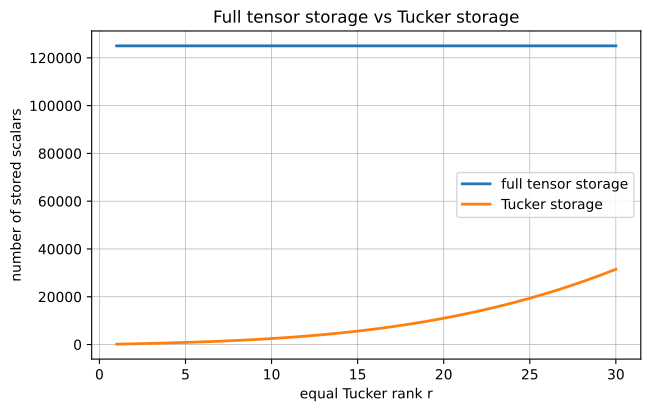

Here is the Python script that generated this plot:
from __future__ import annotations

import os
from pathlib import Path

os.environ.setdefault("MPLCONFIGDIR", str(Path(__file__).resolve().parent / ".matplotlib-cache"))

import matplotlib
matplotlib.use("Agg")
import matplotlib.pyplot as plt
import numpy as np


def main() -> None:
    n1, n2, n3 = 50, 50, 50
    ranks = np.arange(1, 31)
    full_storage = np.full_like(ranks, n1 * n2 * n3)
    tucker_storage = ranks * (n1 + n2 + n3) + ranks ** 3

    fig, axis = plt.subplots(figsize=(6.4, 4.0), constrained_layout=True)
    axis.plot(ranks, full_storage, label="full tensor storage", linewidth=2)
    axis.plot(ranks, tucker_storage, label="Tucker storage", linewidth=2)
    axis.set_xlabel("equal Tucker rank r")
    axis.set_ylabel("number of stored scalars")
    axis.set_title("Full tensor storage vs Tucker storage")
    axis.legend()
    axis.grid(True, linewidth=0.5)
    fig.savefig(Path(__file__).with_suffix(".pdf"), bbox_inches="tight")


if __name__ == "__main__":
    main()
